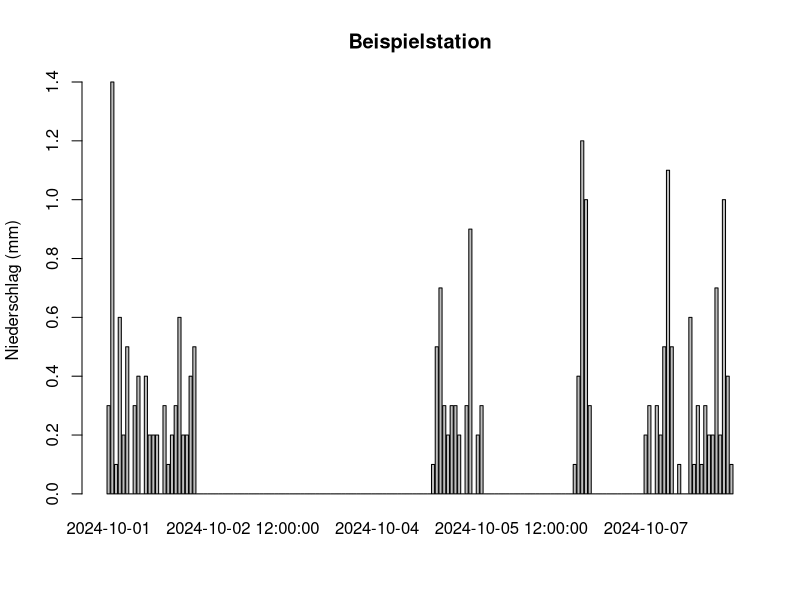
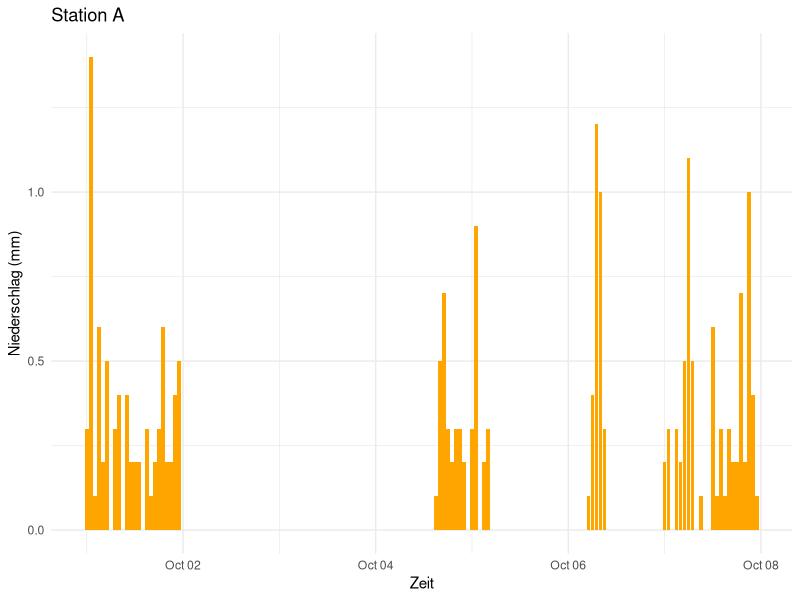

These charts were generated, in order, by the following R code:
## ---- chunk 1
knitr::opts_chunk$set(echo = TRUE)
## ---- chunk 2
showcommands <- FALSE
## ---- chunk 3
# Daten eingeben
station <- c("A", "B", "C", "D", "E", "F", "G")
A <- c(28, 65, 12, 83, 34, 102, 48)
N <- c(6.5, 3.2, 5.6, 3.1, 7.4, 2.8, 9.7)

## ---- chunk 4
# Gewichte ermitteln
Ki <- A / sum(A)

# Gebietsniederschlag
NG <- sum(Ki * N)

# Daten anzeigen
data.frame(station, A, N, Ki)

# Gebietsniederschlag
NG
## ---- chunk 5
library(readr)     # modernized functions to read rectangular data like csv
library(dplyr)     # the most essential tidyverse packages
library(tidyr)     # contains for example pivot tables
library(lubridate) # a tidyverse package for dates
library(ggplot2)   # high level plotting with the grammar of graphics
## ---- chunk 6

## ---- chunk 7
getwd() # Zeigt das aktuelle Arbeitsverzeichnis an
## ---- chunk 8
niederschlag <- read_csv("../data/Niederschlag_Station_A.csv")
## ---- chunk 9

## ---- chunk 10
head(niederschlag, 15)     # Zeigt die ersten 15 Zeilen
names(niederschlag)        # Spaltennamen anzeigen
## ---- chunk 11
niederschlag$zeit <- as.POSIXct(niederschlag$zeit)
## ---- chunk 12
niederschlag$zeit_diskret <- floor_date(niederschlag$zeit, unit = "hours")
## ---- chunk 13
head(niederschlag)
tail(niederschlag)
## ---- chunk 14
niederschlag_dskr <- aggregate(N_mm ~ zeit_diskret, 
                               data = niederschlag, 
                               FUN = sum)
## ---- chunk 15
head(niederschlag_dskr, 24)
tail(niederschlag_dskr, 8)
## ---- chunk 16
barplot(height = niederschlag_dskr$N_mm, 
        names.arg = niederschlag_dskr$zeit_diskret, 
        ylab = "Niederschlag (mm)", 
        main = "Beispielstation")
## ---- chunk 17
ggplot(data = niederschlag_dskr, aes(x = zeit_diskret, y = N_mm)) +
  geom_bar(stat = "identity", fill = "orange") +
  labs(title = "Station A", x = "Zeit", y = "Niederschlag (mm)") +
  theme_minimal()
